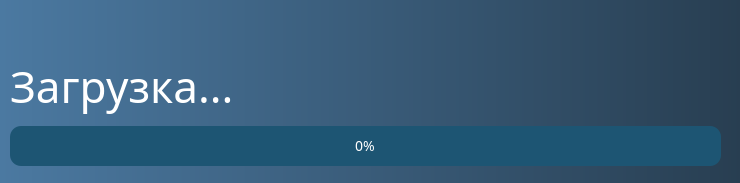
<?xml version="1.0" encoding="UTF-8"?>
<ui version="4.0">
 <class>Form</class>
 <widget class="QWidget" name="Form">
  <property name="geometry">
   <rect>
    <x>0</x>
    <y>0</y>
    <width>740</width>
    <height>183</height>
   </rect>
  </property>
  <property name="minimumSize">
   <size>
    <width>740</width>
    <height>183</height>
   </size>
  </property>
  <property name="maximumSize">
   <size>
    <width>740</width>
    <height>183</height>
   </size>
  </property>
  <property name="windowTitle">
   <string>Form</string>
  </property>
  <property name="styleSheet">
   <string notr="true">#Form{
background: qlineargradient(spread:pad, x1:0, y1:0, x2:1, y2:0, stop:0 rgba(75, 121, 161, 255), stop:1 rgba(40, 62, 81, 255));}
*{font-family:  century gothic;}</string>
  </property>
  <widget class="QWidget" name="">
   <property name="geometry">
    <rect>
     <x>10</x>
     <y>50</y>
     <width>711</width>
     <height>118</height>
    </rect>
   </property>
   <layout class="QVBoxLayout" name="verticalLayout">
    <item>
     <widget class="QLabel" name="label">
      <property name="minimumSize">
       <size>
        <width>0</width>
        <height>70</height>
       </size>
      </property>
      <property name="maximumSize">
       <size>
        <width>16777215</width>
        <height>70</height>
       </size>
      </property>
      <property name="font">
       <font>
        <family>century gothic</family>
        <pointsize>33</pointsize>
       </font>
      </property>
      <property name="styleSheet">
       <string notr="true">color: white;</string>
      </property>
      <property name="text">
       <string>Загрузка...</string>
      </property>
     </widget>
    </item>
    <item>
     <widget class="QProgressBar" name="progressBar">
      <property name="enabled">
       <bool>true</bool>
      </property>
      <property name="minimumSize">
       <size>
        <width>400</width>
        <height>40</height>
       </size>
      </property>
      <property name="styleSheet">
       <string notr="true">QProgressBar::chunk
{
border-radius:11px;
background:qlineargradient(spread:pad,x1:0,y1:0,x2:1,y2:0,stop:0 #01FAFF,stop:1  #26B4FF);
}
#progressBar{
height:22px;
Text-align: center;
font-size:14px;
color:white;
border-radius:11px;
background: #1D5573 ;
}</string>
      </property>
      <property name="value">
       <number>0</number>
      </property>
      <property name="textVisible">
       <bool>true</bool>
      </property>
     </widget>
    </item>
   </layout>
  </widget>
 </widget>
 <resources/>
 <connections/>
</ui>
